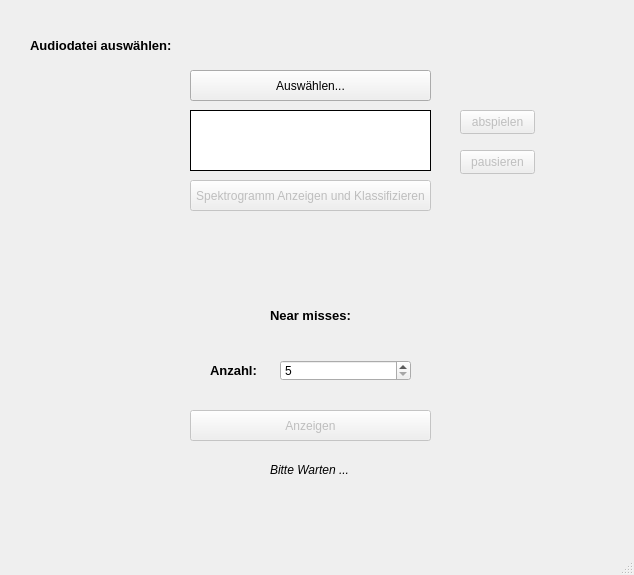
<?xml version="1.0" encoding="UTF-8"?>
<ui version="4.0">
 <class>MainWindow</class>
 <widget class="QMainWindow" name="MainWindow">
  <property name="geometry">
   <rect>
    <x>0</x>
    <y>0</y>
    <width>634</width>
    <height>575</height>
   </rect>
  </property>
  <property name="windowTitle">
   <string>KMU-Beispiel-basierte Erklärung von Anomalieerkennung in Ventilen durch Audioklassifikation</string>
  </property>
  <widget class="QWidget" name="centralwidget">
   <widget class="QPushButton" name="chooseFileBtn">
    <property name="geometry">
     <rect>
      <x>190</x>
      <y>70</y>
      <width>241</width>
      <height>31</height>
     </rect>
    </property>
    <property name="text">
     <string>Auswählen...</string>
    </property>
   </widget>
   <widget class="QLabel" name="audioDataLbl">
    <property name="geometry">
     <rect>
      <x>30</x>
      <y>30</y>
      <width>161</width>
      <height>31</height>
     </rect>
    </property>
    <property name="font">
     <font>
      <pointsize>10</pointsize>
      <bold>true</bold>
     </font>
    </property>
    <property name="text">
     <string>Audiodatei auswählen:</string>
    </property>
   </widget>
   <widget class="QLabel" name="nearMissLbl">
    <property name="geometry">
     <rect>
      <x>270</x>
      <y>300</y>
      <width>91</width>
      <height>31</height>
     </rect>
    </property>
    <property name="font">
     <font>
      <pointsize>10</pointsize>
      <bold>true</bold>
     </font>
    </property>
    <property name="text">
     <string>Near misses:</string>
    </property>
   </widget>
   <widget class="QPushButton" name="showNearMissBtn">
    <property name="enabled">
     <bool>false</bool>
    </property>
    <property name="geometry">
     <rect>
      <x>190</x>
      <y>410</y>
      <width>241</width>
      <height>31</height>
     </rect>
    </property>
    <property name="text">
     <string>Anzeigen</string>
    </property>
   </widget>
   <widget class="QSpinBox" name="nearMissLimitBox">
    <property name="geometry">
     <rect>
      <x>280</x>
      <y>360</y>
      <width>131</width>
      <height>21</height>
     </rect>
    </property>
    <property name="minimum">
     <number>5</number>
    </property>
    <property name="maximum">
     <number>10</number>
    </property>
   </widget>
   <widget class="QLabel" name="nearMissAmountLbl">
    <property name="geometry">
     <rect>
      <x>210</x>
      <y>360</y>
      <width>51</width>
      <height>21</height>
     </rect>
    </property>
    <property name="font">
     <font>
      <pointsize>10</pointsize>
      <bold>true</bold>
     </font>
    </property>
    <property name="text">
     <string>Anzahl:</string>
    </property>
   </widget>
   <widget class="QPushButton" name="showAndClassifyBtn">
    <property name="enabled">
     <bool>false</bool>
    </property>
    <property name="geometry">
     <rect>
      <x>190</x>
      <y>180</y>
      <width>241</width>
      <height>31</height>
     </rect>
    </property>
    <property name="text">
     <string>Spektrogramm Anzeigen und Klassifizieren</string>
    </property>
   </widget>
   <widget class="QListWidget" name="audioFileList">
    <property name="geometry">
     <rect>
      <x>190</x>
      <y>110</y>
      <width>241</width>
      <height>61</height>
     </rect>
    </property>
    <property name="styleSheet">
     <string notr="true">QListWidget{
border: 1px solid black;
}</string>
    </property>
   </widget>
   <widget class="QPushButton" name="playAudioBtn">
    <property name="enabled">
     <bool>false</bool>
    </property>
    <property name="geometry">
     <rect>
      <x>460</x>
      <y>110</y>
      <width>75</width>
      <height>24</height>
     </rect>
    </property>
    <property name="text">
     <string>abspielen</string>
    </property>
   </widget>
   <widget class="QPushButton" name="pauseBtn">
    <property name="enabled">
     <bool>false</bool>
    </property>
    <property name="geometry">
     <rect>
      <x>460</x>
      <y>150</y>
      <width>75</width>
      <height>24</height>
     </rect>
    </property>
    <property name="text">
     <string>pausieren</string>
    </property>
   </widget>
   <widget class="QLabel" name="WaitLblNearMiss">
    <property name="enabled">
     <bool>true</bool>
    </property>
    <property name="geometry">
     <rect>
      <x>270</x>
      <y>460</y>
      <width>101</width>
      <height>20</height>
     </rect>
    </property>
    <property name="maximumSize">
     <size>
      <width>16777209</width>
      <height>16777215</height>
     </size>
    </property>
    <property name="font">
     <font>
      <pointsize>9</pointsize>
      <italic>true</italic>
      <bold>false</bold>
      <strikeout>false</strikeout>
      <kerning>true</kerning>
     </font>
    </property>
    <property name="text">
     <string>Bitte Warten ...</string>
    </property>
   </widget>
  </widget>
  <widget class="QMenuBar" name="menubar">
   <property name="geometry">
    <rect>
     <x>0</x>
     <y>0</y>
     <width>634</width>
     <height>22</height>
    </rect>
   </property>
  </widget>
  <widget class="QStatusBar" name="statusbar"/>
 </widget>
 <resources/>
 <connections/>
</ui>
